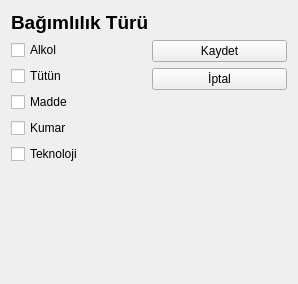
<?xml version="1.0" encoding="UTF-8"?>
<ui version="4.0">
 <class>BagimlilikTuruTeshisVeriGirisFormu</class>
 <widget class="QWidget" name="BagimlilikTuruTeshisVeriGirisFormu">
  <property name="geometry">
   <rect>
    <x>0</x>
    <y>0</y>
    <width>298</width>
    <height>284</height>
   </rect>
  </property>
  <property name="windowTitle">
   <string>Form</string>
  </property>
  <layout class="QGridLayout" name="gridLayout_4">
   <item row="0" column="0">
    <widget class="QLabel" name="lblBaslik">
     <property name="font">
      <font>
       <pointsize>14</pointsize>
       <bold>true</bold>
      </font>
     </property>
     <property name="text">
      <string>Bağımlılık Türü</string>
     </property>
    </widget>
   </item>
   <item row="1" column="0">
    <layout class="QGridLayout" name="gridLayout_3">
     <item row="0" column="0">
      <layout class="QGridLayout" name="gridLayout">
       <item row="2" column="0">
        <widget class="QCheckBox" name="cbMadde">
         <property name="text">
          <string>Madde</string>
         </property>
        </widget>
       </item>
       <item row="0" column="0">
        <widget class="QCheckBox" name="cbAlkol">
         <property name="text">
          <string>Alkol</string>
         </property>
        </widget>
       </item>
       <item row="4" column="0">
        <widget class="QCheckBox" name="cbTeknoloji">
         <property name="text">
          <string>Teknoloji</string>
         </property>
        </widget>
       </item>
       <item row="3" column="0">
        <widget class="QCheckBox" name="cbKumar">
         <property name="text">
          <string>Kumar</string>
         </property>
        </widget>
       </item>
       <item row="1" column="0">
        <widget class="QCheckBox" name="cbTutun">
         <property name="text">
          <string>Tütün</string>
         </property>
        </widget>
       </item>
      </layout>
     </item>
     <item row="0" column="1">
      <layout class="QGridLayout" name="gridLayout_2">
       <item row="1" column="0">
        <widget class="QPushButton" name="pbIptal">
         <property name="text">
          <string>İptal</string>
         </property>
         <property name="icon">
          <iconset resource="../../Kaynaklar.qrc">
           <normaloff>:/Resimler/Resimler/iptal.png</normaloff>:/Resimler/Resimler/iptal.png</iconset>
         </property>
        </widget>
       </item>
       <item row="0" column="0">
        <widget class="QPushButton" name="pbKaydet">
         <property name="text">
          <string>Kaydet</string>
         </property>
         <property name="icon">
          <iconset resource="../../Kaynaklar.qrc">
           <normaloff>:/Resimler/Resimler/kaydet.png</normaloff>:/Resimler/Resimler/kaydet.png</iconset>
         </property>
        </widget>
       </item>
       <item row="2" column="0">
        <spacer name="verticalSpacer_2">
         <property name="orientation">
          <enum>Qt::Vertical</enum>
         </property>
         <property name="sizeHint" stdset="0">
          <size>
           <width>20</width>
           <height>40</height>
          </size>
         </property>
        </spacer>
       </item>
      </layout>
     </item>
    </layout>
   </item>
   <item row="2" column="0">
    <spacer name="verticalSpacer">
     <property name="orientation">
      <enum>Qt::Vertical</enum>
     </property>
     <property name="sizeHint" stdset="0">
      <size>
       <width>20</width>
       <height>40</height>
      </size>
     </property>
    </spacer>
   </item>
  </layout>
 </widget>
 <resources>
  <include location="../../Kaynaklar.qrc"/>
 </resources>
 <connections/>
</ui>
